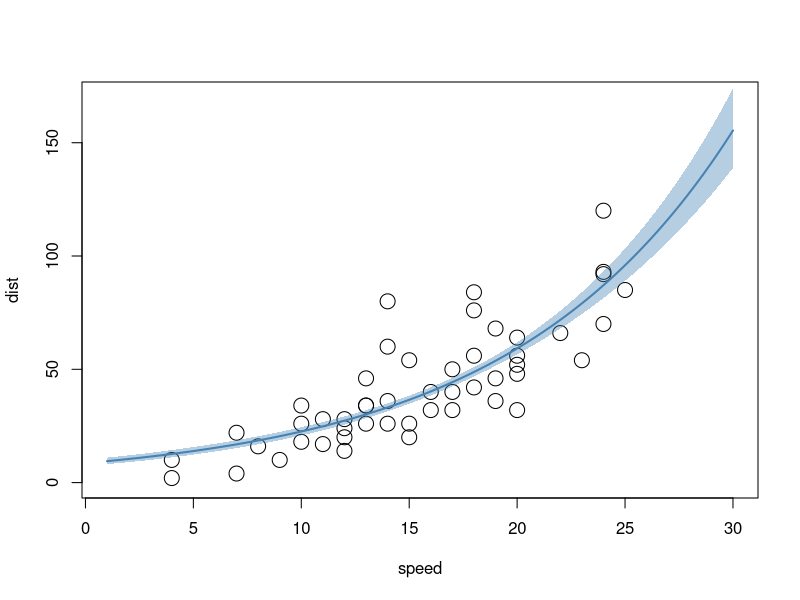
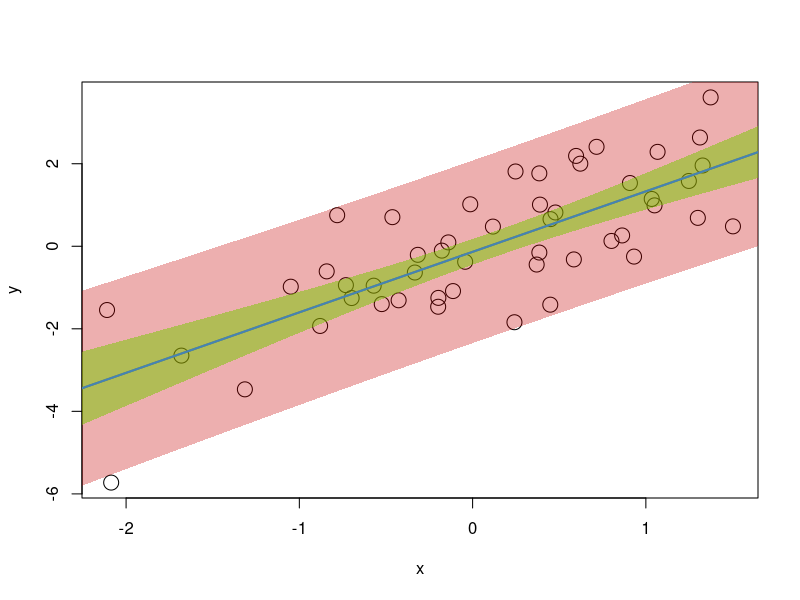
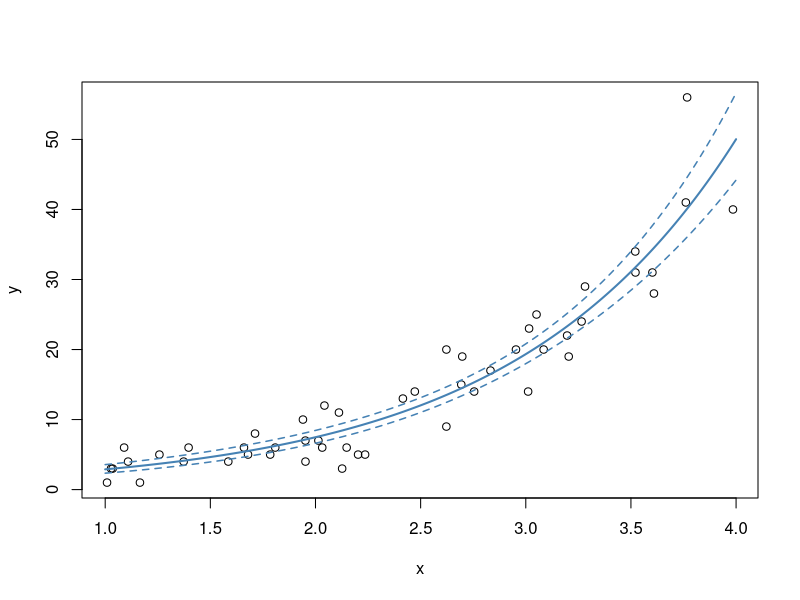

Recreate these plots in R, in order.
## ---- chunk 1
knitr::opts_chunk$set(echo = TRUE, fig.width=16, fig.height=9, dpi=150, highlight=T)

require(tidyverse)
require(knitr)
require(gridExtra)
## ---- chunk 2
modPois<-glm(dist~speed,data=cars,family=poisson)
newX<-data.frame(speed=seq(1,30,length=500))
pred<-predict(modPois,type="link",newdata=newX, se.fit=T)
predFit<-exp(pred$fit)
predLow<-exp(pred$fit-qnorm(0.975)*pred$se.fit)
predHigh<-exp(pred$fit+qnorm(0.975)*pred$se.fit)

plot(dist~speed,data=cars,cex=2,xlim=c(1,30),ylim=c(0,170))
lines(newX$speed,predFit,lwd=2,col="steelblue")
polygon(x=c(newX$speed,newX$speed[nrow(newX):1]),y=c(predLow,predHigh[nrow(newX):1]),col=rgb(70,130,180,alpha=100,maxColorValue=255),border=NA)
## ---- chunk 3
set.seed(20190718)
x<-rnorm(50)
y<-1.5*x+rnorm(50)
df<-data.frame(x=x,y=y)
mod<-lm(y~x,data=df)
xx<-seq(-3,3,length=500)
predMean<-as.data.frame(predict(mod,newdata=data.frame(x=xx),interval="confidence"))
predNew<-as.data.frame(predict(mod,newdata=data.frame(x=xx),interval="prediction"))
## ---- chunk 4
plot(y~x,data=df,cex=2)
lines(c(-3,3),coef(mod)[1]+coef(mod)[2]*c(-3,3),lwd=2,col="steelblue")
polygon(c(xx,xx[length(xx):1]),c(predNew$lwr,predNew$upr[length(xx):1]),border=NA,col=rgb(200,0,0,alpha=80,maxColorValue=255))
polygon(c(xx,xx[length(xx):1]),c(predMean$lwr,predMean$upr[length(xx):1]),border=NA,col=rgb(120,200,0,alpha=130,maxColorValue=255))
lines(c(-3,3),coef(mod)[1]+coef(mod)[2]*c(-3,3),lwd=2,col="steelblue")
## ---- chunk 5
set.seed(201907)
x<-runif(50,min=1,max=4)
y<-rpois(50,lambda=exp(x))
## ---- chunk 6
mod<-glm(y~x,family=poisson)
newDat<-data.frame(x=seq(1,4,length=500))
pred<-predict(mod,newdata=newDat,type="link",se.fit=TRUE)
predFit<-exp(pred$fit)
predLow<-exp(pred$fit-qnorm(0.975)*pred$se.fit)
predHigh<-exp(pred$fit+qnorm(0.975)*pred$se.fit)

plot(x,y)
lines(lwd=2,col="steelblue",newDat$x,predFit)
lines(lwd=1.5,col="steelblue",newDat$x,predHigh,lty=2)
lines(lwd=1.5,col="steelblue",newDat$x,predLow,lty=2)
